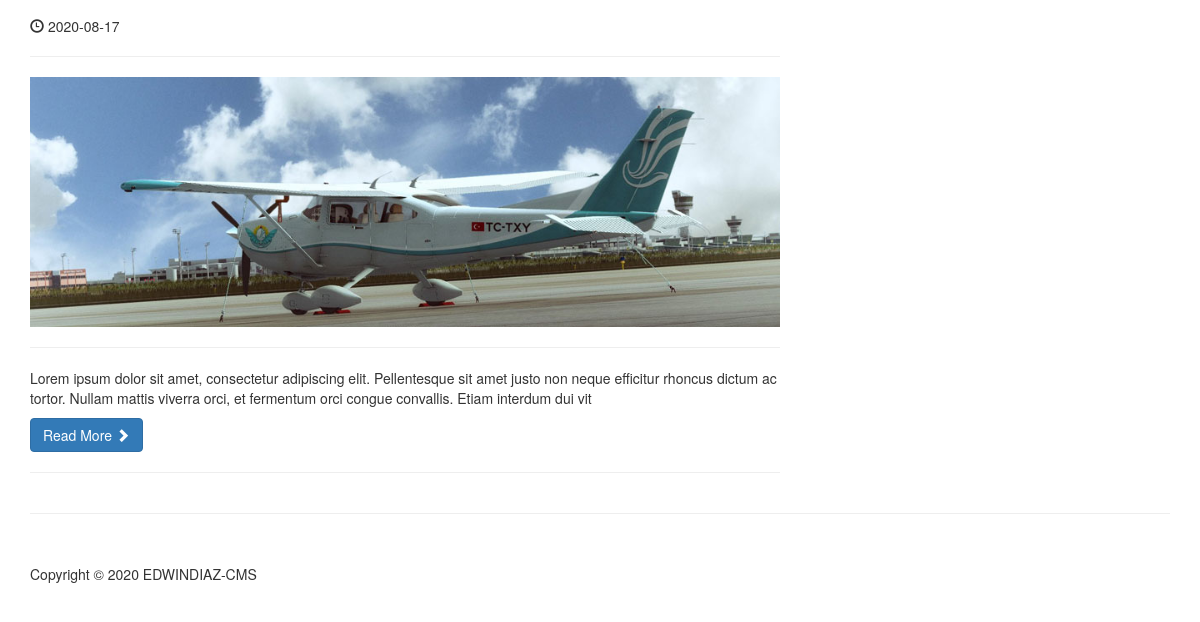
Before: /authors/rico/115 (lower part) with the older database file.
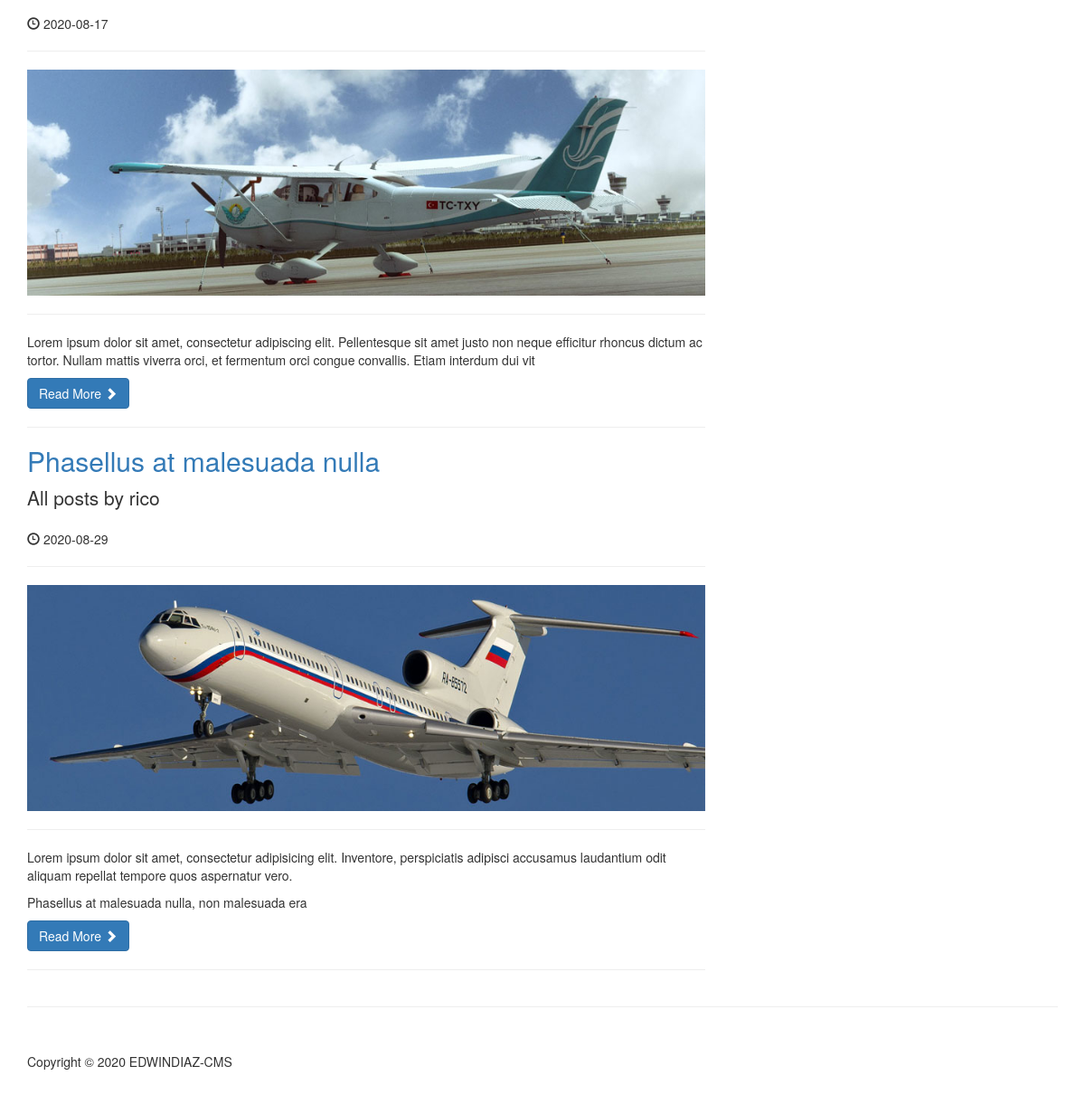
After: the same page with the newer database file.
### tables this page shows
CREATE TABLE `posts` (
  `post_id` int(3) NOT NULL,
  `post_category_id` int(3) NOT NULL,
  `post_title` varchar(255) NOT NULL,
  `post_author` varchar(255) NOT NULL,
  `post_user` varchar(255) NOT NULL,
  `post_date` date NOT NULL,
  `post_image` text NOT NULL,
  `post_content` text NOT NULL,
  `post_tags` varchar(255) NOT NULL,
  `post_comment_count` varchar(255) NOT NULL,
  `post_status` varchar(255) NOT NULL DEFAULT 'draft',
  `post_views_count` int(11) NOT NULL
);

### admin/functions.php (called while the page is built, shortened)
<?php
function escape($string){
    global $connection;
    return mysqli_real_escape_string($connection, trim($string));
}
?>

### author_posts.php (the view, shortened to what this page needs)
    <?php include "includes/header.php"; ?>
    <div class="container">
        <div class="row">
            <div class="col-md-8">
            <?php
            if (isset($_GET['p_id'])) {
                $the_post_author    = escape($_GET['author']);
            }
                $query = "SELECT * FROM posts WHERE post_user = '{$the_post_author}' ";
                $select_all_posts_query = mysqli_query($connection , $query);
                while ($row = mysqli_fetch_assoc($select_all_posts_query)) {
                    $post_id        = $row["post_id"];
                    $post_title     = $row["post_title"];
                    $post_author    = $row["post_user"];
                    $post_date      = $row["post_date"];
                    $post_image     = $row["post_image"];
                    $post_content   = substr($row["post_content"], 0 , 220);
            ?>
                <h2>
                <h2><a href="post/<?php echo $post_id;?>"><?php echo $post_title; ?> </a></h2>
                </h2>
                <p class="lead">All posts by <?php echo $post_author;?>
                </p>
                <p><span class="glyphicon glyphicon-time"></span> <?php echo $post_date; ?></p>
                <hr>
                <img class="img-responsive" src="../../images/<?php echo $post_image; ?>"alt="">
                <hr>
                <p><?php echo $post_content; ?></p>
                <a class='btn btn-primary' href="post/<?php echo $post_id;?>">Read More <span class='glyphicon glyphicon-chevron-right'></span></a>
                <hr>
            <?php } ?>
</div>
<?php include "includes/sidebar.php" ?>
        <hr>
<?php include "includes/footer.php"; ?>

Changed rows visible on the page:
added posts: post_title "Phasellus at malesuada nulla", post_user "rico", post_date "2020-08-29", post_image (picture), post_content "Lorem ipsum dolor sit amet, consectetur adipisicing elit. Inventore, perspiciatis adipisci accusamus laudantium odit aliquam repellat tempore quos aspernatur vero. Phasellus at malesuada nulla, non malesuada era"
